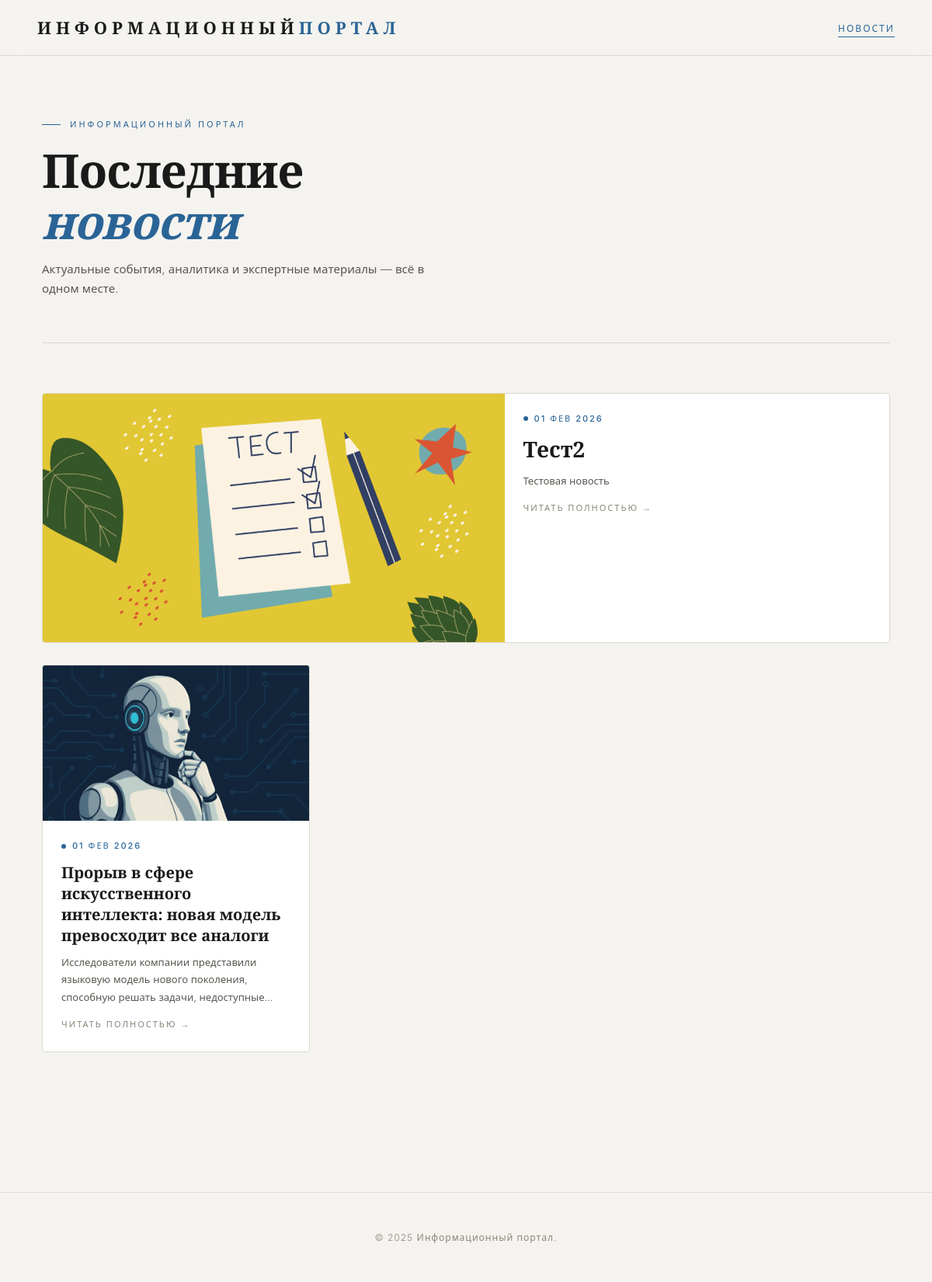
The page / on the database its author committed.
### news/models.py (models this page shows, shortened)
class News(models.Model):
    photo = models.ImageField(upload_to='news_photos/', blank=True, null=True, verbose_name='Фотография')
    title = models.CharField(max_length=250, verbose_name='Название новости')
    short_description = models.TextField(verbose_name='Краткое описание')
    full_description = models.TextField(verbose_name='Полное описание')
    pub_date = models.DateTimeField(default=timezone.now, verbose_name='Дата публикации')
    created_at = models.DateTimeField(auto_now_add=True)
    class Meta:
        ordering = ['-pub_date']
        verbose_name = 'Новость'
        verbose_name_plural = 'Новости'

### news/views.py (the view)
# urls.py: path('', views.news_list, name='news_list'),
def news_list(request):
    news = News.objects.all().order_by('-pub_date')
    return render(request, 'news/news_list.html', {'news_list': news})

### news/services.py (called while the page is built, shortened)
def get_client_ip(request):
    x_forwarded_for = request.META.get('HTTP_X_FORWARDED_FOR')
    if x_forwarded_for:
        ip = x_forwarded_for.split(',')[0].strip()
    else:
        ip = request.META.get('REMOTE_ADDR')
    return ip

def is_private_ip(ip):
    private_ranges = [
        '127.0.0.0/8',
        '10.0.0.0/8',
        '172.16.0.0/12',
        '192.168.0.0/16',
        '::1',
        'fd00::/8',
    ]
    import ipaddress
    try:
        addr = ipaddress.ip_address(ip)
        return addr.is_private or addr.is_loopback or addr.is_reserved
    except ValueError:
        return True

def geolocate_ip(ip):
    if is_private_ip(ip):
        logger.info(f'Skipping geolocation for private IP: {ip}')
        return None

### templates/news/news_list.html (shortened to what this page needs)
{% extends "news/base.html" %}
{% block content %}
<div class="container">
    <div class="page-header">
        <div class="page-header__label">Информационный портал</div>
        <h1 class="page-header__title">Последние<br><em>новости</em></h1>
        <p class="page-header__subtitle">Актуальные события, аналитика и экспертные материалы — всё в одном месте.</p>
    </div>
    {% if news_list %}
    <div class="news-grid">
        {% for item in news_list %}
        <a href="{% url 'news:news_detail' item.pk %}" class="news-card">
            <div class="news-card__image-wrap">
                {% if item.photo %}
                    <img src="{{ item.photo.url }}" alt="{{ item.title }}" class="news-card__image">
                {% endif %}
            </div>
            <div class="news-card__body">
                <div class="news-card__date">{{ item.pub_date|date:"d M Y" }}</div>
                <h2 class="news-card__title">{{ item.title }}</h2>
                <p class="news-card__excerpt">{{ item.short_description }}</p>
                <span class="news-card__link">Читать полностью →</span>
            </div>
        </a>
        {% endfor %}
    </div>
    {% else %}
    <div class="empty-state">
        <div class="empty-state__icon">📰</div>
        <h2 class="empty-state__title">Новостей пока нет</h2>
        <p class="empty-state__text">Добавьте первую новость через <a href="/admin/" style="color: var(--accent);">admin</a></p>
    </div>
    {% endif %}
</div>
{% endblock %}

### templates/news/base.html (shortened to what this page needs)
{% load static %}
<!DOCTYPE html>
<html lang="ru">
<head>
</head>
<body>
    <nav>
        <a href="{% url 'news:news_list' %}" class="nav-logo">Информационный<span>портал</span></a>
        <ul class="nav-links">
            <li><a href="{% url 'news:news_list' %}" {% if request.path == '/' %}class="active"{% endif %}>Новости</a></li>
        </ul>
    </nav>
    <main>
        {% block content %}{% endblock %}
    </main>
    <footer>
        <p>© 2025 Информационный портал.</p>
    </footer>
</body>
</html>

### rows shown on the page
News: photo (picture), pub_date "01 ФЕВ 2026", title "Тест2", short_description "Тестовая новость"
News: photo (picture), pub_date "01 ФЕВ 2026", title "Прорыв в сфере искусственного интеллекта: новая модель превосходит все аналоги", short_description "Исследователи компании представили языковую модель нового поколения, способную решать задачи,…"
